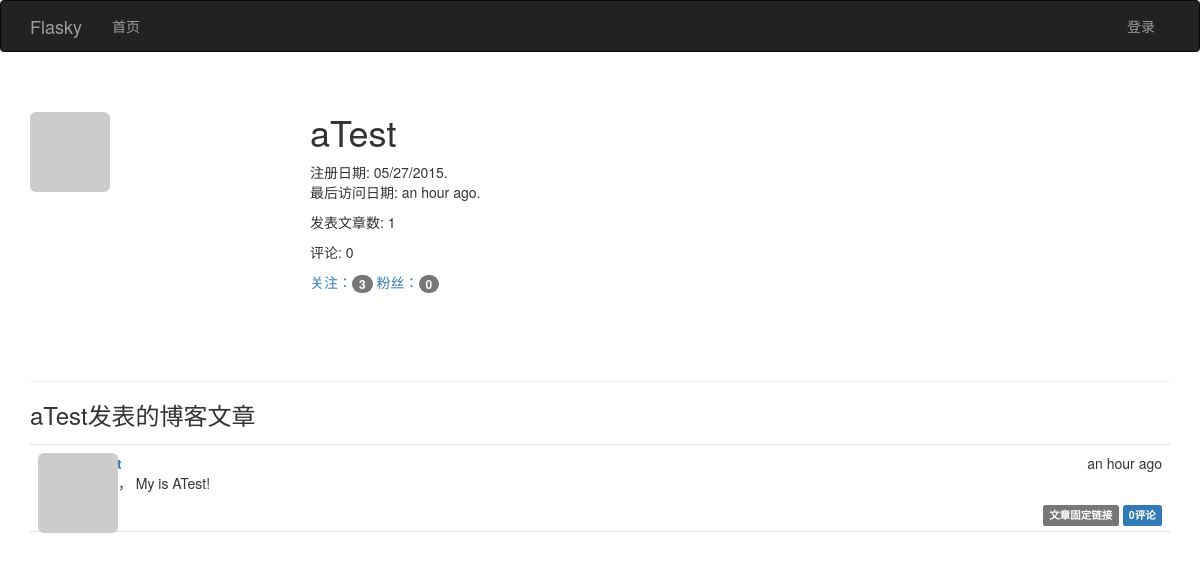
Before: /user/aTest with the older database file.
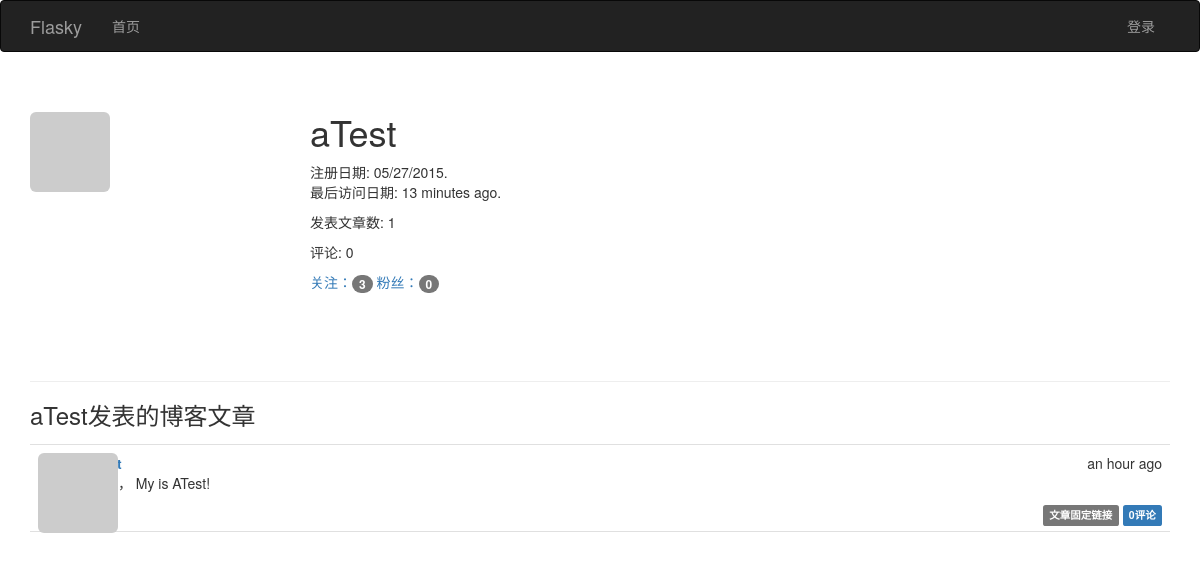
After: the same page with the newer database file.
### app/models.py (models this page shows, shortened)
class User(UserMixin, db.Model):
              __tablename__ = 'users'                                       #表名 users
              id = db.Column(db.Integer, primary_key=True)                  #列名 id
              email = db.Column(db.String(64), unique=True, index=True)     #列名 email （用户使用电子邮件进行登录）
              username = db.Column(db.String(64), unique=True, index=True)  #列名 username
              role_id = db.Column(db.Integer, db.ForeignKey('roles.id'))
              password_hash = db.Column(db.String(128))                     #列名: 密码哈希散列
              confirmed = db.Column(db.Boolean, default=False)              #列名: 注册用户确认 (1表示已验证, 0表示没有验证)
              name = db.Column(db.String(64))                               #列名: 真实姓名
              location = db.Column(db.String(64))                           #列名: 所在地
              about_me = db.Column(db.Text())                               #列名: 自我介绍
              member_since = db.Column(db.DateTime(), default=datetime.utcnow)  #列名: 注册日期
              last_seen = db.Column(db.DateTime(), default=datetime.utcnow)     #列名: 最后访问日期
              avatar_hash = db.Column(db.String(32))  #Gravatar头像生成的MD5值
              posts = db.relationship('Post', backref='author', lazy='dynamic') #外链到posts文章表
              followed = db.relationship('Follow',
                                         foreign_keys=[Follow.follower_id],             #foreign_keys参数指定外键,防止外键间的歧义
                                         backref=db.backref('follower', lazy='joined'), #lazy='joined'  加载记录,但使用联结
                                         lazy='dynamic',                                #lazy='dynamic' 不加载记录，但提供加载记录的查询
                                         cascade='all, delete-orphan')                  #启用所有默认层叠选项,而且删除孤儿记录
              followers = db.relationship('Follow',
                                          foreign_keys=[Follow.followed_id],
                                          backref=db.backref('followed', lazy='joined'),
                                          lazy='dynamic',
                                          cascade='all, delete-orphan')
              comments = db.relationship('Comment', backref='author', lazy='dynamic')
              @property  #@property作用是将方法函数变成了属性
              def password(self):
                            '''  password的只读属性(如果试图读取password属性的值,则会返回错误)  '''
                            raise AttributeError('password is not a readable attribute')
              def gravatar(self, size=100, default='identicon', rating='g'):
                            if request.is_secure:
                                          url = 'https://secure.gravatar.com/avatar'
                            else:
                                          url = 'http://www.gravatar.com/avatar'
                            hash = self.avatar_hash or hashlib.md5(self.email.encode('utf-8')).hexdigest()
                            return '{url}/{hash}?s={size}&d={default}&r={rating}'.format(url=url, hash=hash, size=size, default=default, rating=rating)
              ''' 使用: python manage.py shell
                       User.generate_fake(100)
              '''

### app/main/views.py (the view)
@main.route('/user/<username>')
def user(username):
    user = User.query.filter_by(username=username).first()
    if user is None:
        abort(404)
    posts = user.posts.order_by(Post.timestamp.desc()).all() #获取该用户的博客文章资料页路由
    return render_template('user.html', user=user, posts=posts)

### app/auth/views.py (called while the page is built)
@auth.before_app_request
def before_request():
              ''' 2.更新已登录用户的访问时间 '''
              if current_user.is_authenticated():
                            current_user.ping()   #更新已登录用户的访问时间
                            if not current_user.confirmed \
                               and request.endpoint[:5] != 'auth.' \
                               and request.endpoint != 'static':
                                          return redirect(url_for('auth.unconfirmed'))

### app/main/__init__.py (called while the page is built)
@main.app_context_processor
def inject_permissions():
              return dict(Permission=Permission)

### app/main/views.py (called while the page is built)
@main.after_app_request
def after_request(response):
    for query in get_debug_queries():
        if query.duration >= current_app.config['FLASKY_SLOW_DB_QUERY_TIME']:
            current_app.logger.warning(
                'Slow query: %s\nParameters: %s\nDuration: %fs\nContext: %s\n'
                % (query.statement, query.parameters, query.duration,
                   query.context))
    return response

### app/models.py (called while the page is built)
              def can(self, permissions):
                            return False

              def is_administrator(self):
                            return False

### app/templates/user.html (shortened to what this page needs)
{% extends "base.html" %}
{% import "_macros.html" as macros %}
{% block page_content %}
<div class="page-header">
<img class="img-rounded profile-thumbnail" src="{{ user.gravatar(size=256) }}">
<div class="profile-header">
<h1>{{ user.username }}</h1>
<p>
注册日期:  {{ moment(user.member_since).format('L') }}.
最后访问日期: {{ moment(user.last_seen).fromNow() }}.
</p>
<p>发表文章数: {{  user.posts.count() }} </p>
<p>评论: {{  user.comments.count() }}</p>
<p>
<a href="{{ url_for('.followed_by', username=user.username)}}">关注：<span class="badge">{{ user.followed.count() -1 }}</span></a>
<a href="{{ url_for('.followers', username=user.username) }}">粉丝：<span class="badge">{{ user.followers.count() -1 }}</span></a>
</p>
</div>
</div>
<h3>{{ user.username }}发表的博客文章 </h3>
{% include '_posts.html' %}
{% endblock %}

Changed rows visible on the page:
changed User "aTest": last_seen "an hour ago" → "13 minutes ago"
